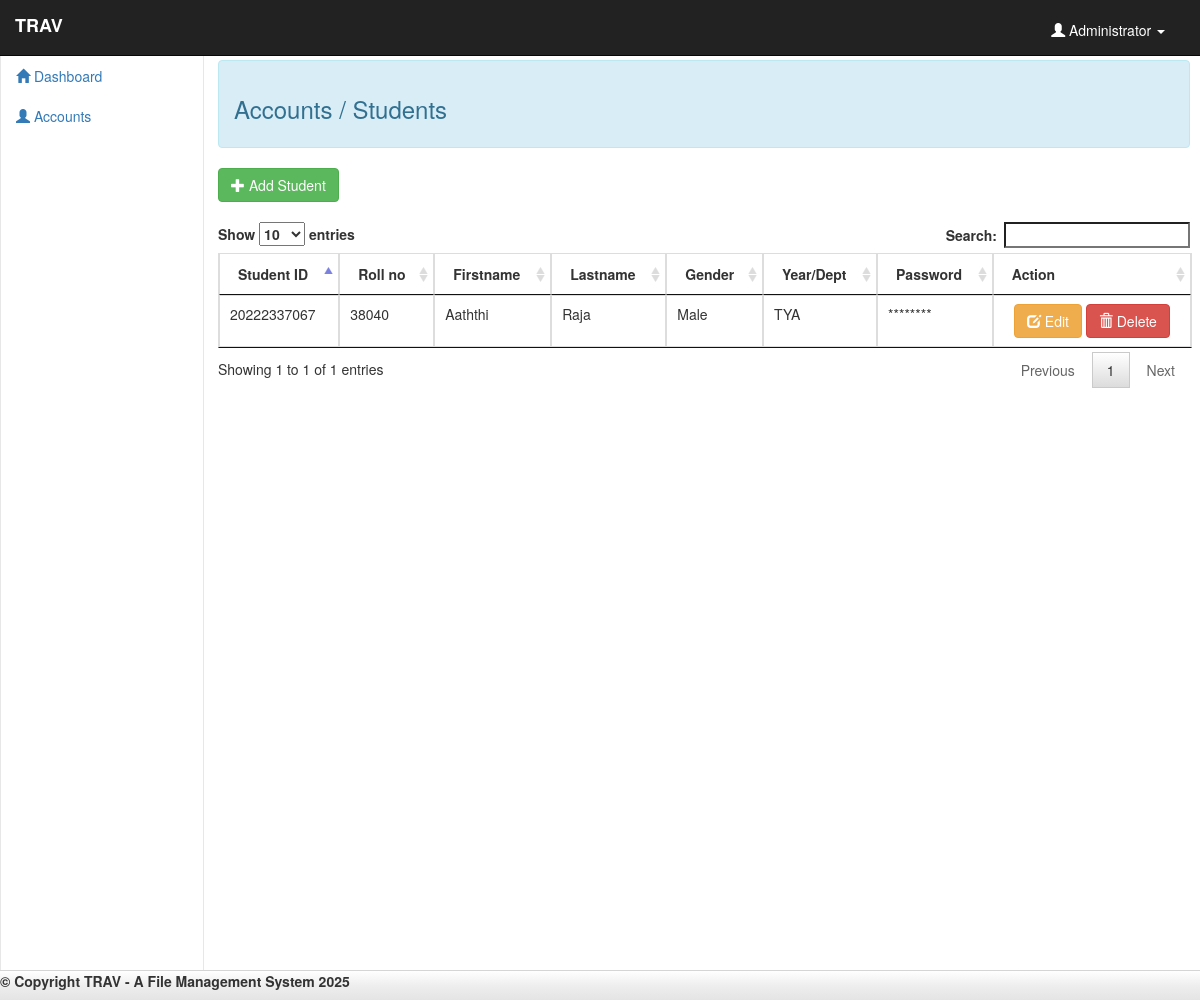
Page /admin/student.php (signed in) on the earlier database version.
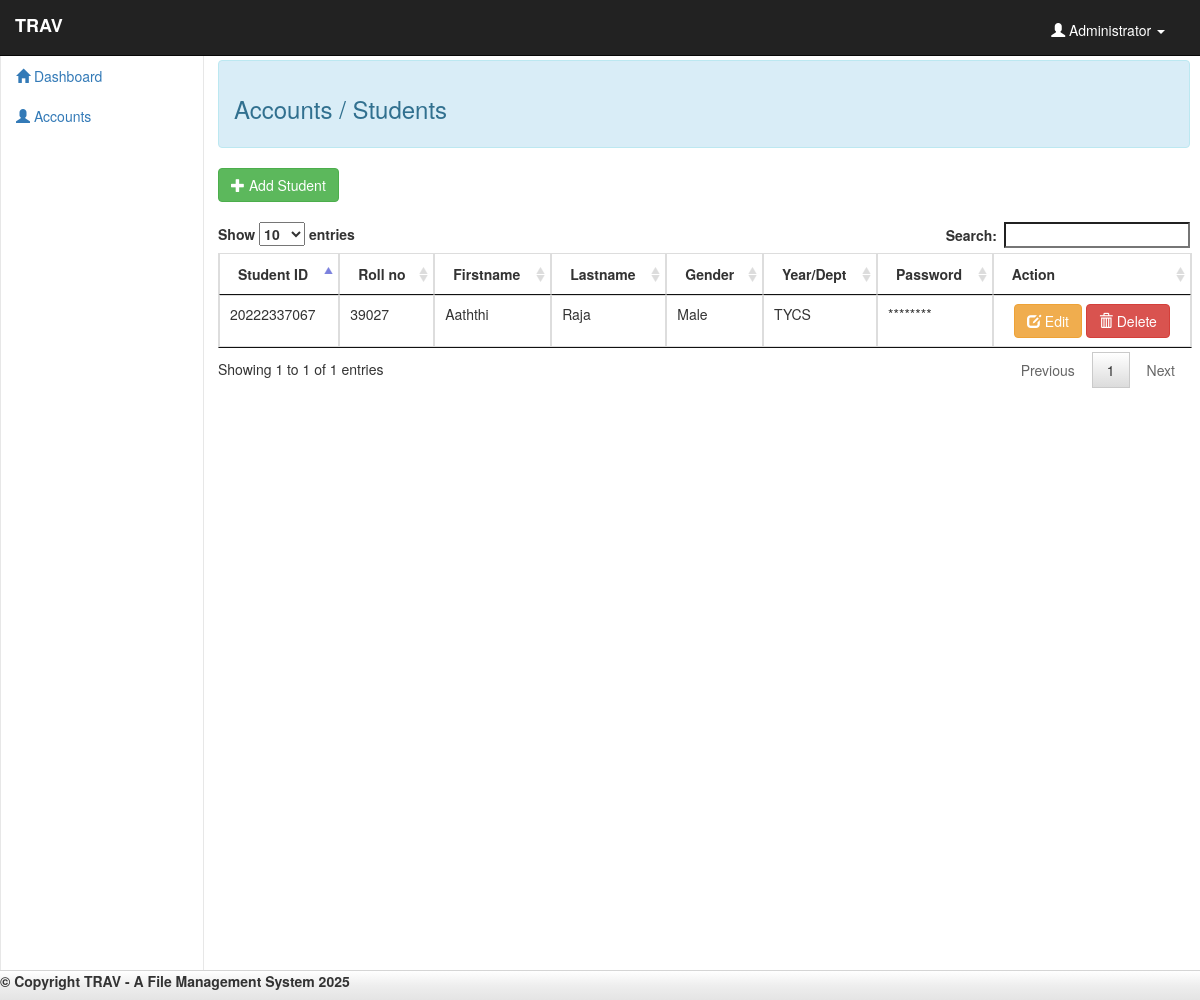
Same page on the later database version.
### tables this page shows
CREATE TABLE `user` (
  `user_id` int(11) NOT NULL,
  `firstname` varchar(50) NOT NULL,
  `lastname` varchar(50) NOT NULL,
  `username` varchar(20) NOT NULL,
  `password` varchar(50) NOT NULL,
  `status` varchar(20) NOT NULL
);

CREATE TABLE `student` (
  `stud_id` int(11) NOT NULL,
  `stud_no` bigint(10) NOT NULL,
  `roll_no` int(10) NOT NULL,
  `firstname` varchar(50) NOT NULL,
  `lastname` varchar(50) NOT NULL,
  `gender` varchar(10) NOT NULL,
  `yr&sec` varchar(10) NOT NULL,
  `password` text NOT NULL
);

### admin/student.php (the view, shortened to what this page needs)
<!DOCTYPE html>
<?php
	require_once 'conn.php'
?>
<html lang = "en">
	<head>
		<link rel = "stylesheet" type = "text/css" href = "css/bootstrap.css" />
		<link rel = "stylesheet" type = "text/css" href = "css/jquery.dataTables.css" />
		<link rel = "stylesheet" type = "text/css" href = "css/style.css" />
	</head>
<body>
	<nav class="navbar navbar-default navbar-fixed-top navbar-inverse">
		<div class="container-fluid">
			<label class="navbar-brand">TRAV</label>
			<?php
				$query = mysqli_query($conn, "SELECT * FROM `user` WHERE `user_id` = '$_SESSION[user]'") or die(mysqli_error());
				$fetch = mysqli_fetch_array($query);
			?>
			<ul class = "nav navbar-right">
				<li class = "dropdown">
					<a class = "user dropdown-toggle" data-toggle = "dropdown" href = "#">
						<span class = "glyphicon glyphicon-user"></span>
						<?php
							echo $fetch['firstname']." ".$fetch['lastname'];
						?>
						<b class = "caret"></b>
					</a>
				</li>
			</ul>
		</div>
	</nav>
	<?php include 'sidebar.php'?>
	<div id = "content">
		<br /><br /><br />
		<div class="alert alert-info"><h3>Accounts / Students</h3></div>
		<button class="btn btn-success" data-toggle="modal" data-target="#form_modal"><span class="glyphicon glyphicon-plus"></span> Add Student</button>
		<br /><br />
		<table id = "table" class="table table-bordered">
			<thead>
				<tr>
					<th>Student ID</th>
					<th>Roll no</th>
					<th>Firstname</th>
					<th>Lastname</th>
					<th>Gender</th>
					<th>Year/Dept</th>
					<th>Password</th>
					<th>Action</th>
				</tr>
			</thead>
			<tbody>
				<?php
					$query = mysqli_query($conn, "SELECT * FROM `student`") or die(mysqli_error());
					while($fetch = mysqli_fetch_array($query)){
				?>
					<tr class="del_student<?php echo $fetch['stud_id']?>">
						<td><?php echo $fetch['stud_no']?></td>
						<td><?php echo $fetch['roll_no']?></td>
						<td><?php echo $fetch['firstname']?></td>
						<td><?php echo $fetch['lastname']?></td>
						<td><?php echo $fetch['gender']?></td>
						<td><?php echo $fetch['yr&sec']?></td>
						<td>********</td>
						<td><center><button class="btn btn-warning" data-toggle="modal" data-target="#edit_modal<?php echo $fetch['stud_id']?>"><span class="glyphicon glyphicon-edit"></span> Edit</button>
						<button class="btn btn-danger btn-delete" id="<?php echo $fetch['stud_id']?>" type="button"><span class="glyphicon glyphicon-trash"></span> Delete</button></center></td>
					</tr>
				<?php
					}
				?>
			</tbody>
		</table>
	</div>
	<div id = "footer">
		<label class = "footer-title">&copy; Copyright TRAV - A File Management System <?php echo date("Y", strtotime("+8 HOURS"))?></label>
	</div>
</body>
</html>

### admin/sidebar.php (shortened to what this page needs)
<div id="sidebar">
	<ul id = "menu" class = "nav menu">
		<li><a href = "home.php"><i class = "glyphicon glyphicon-home"></i> Dashboard</a></li>
		<li><a href = ""><i class = "glyphicon glyphicon-user"></i> Accounts</a>
		</li>
	</ul>
</div>

### admin/css/style.css (style rules this page uses)
#footer { height:30px; width:100%; background-image: linear-gradient(#FFF, #EEE 50%, #E4E4E4); background-repeat: no-repeat; filter: none; border: 1px solid #D5D5D5; position: fixed; right: 0; left: 0; z-index: 1030; bottom: 0; border-width: 1px 0 0; }
#sidebar { top:55px; width:17%; position:fixed; height:100%; border:1px solid #e7e7e7; }
.user { color:#fff; margin-top:10px; margin-right:20px; }
#content { float:right; width:81%; margin-right:10px; height:1000px; }

Differences in the rows shown:
changed student "Aaththi": roll_no "38040" → "39027"; value "TYA" → "TYCS"
